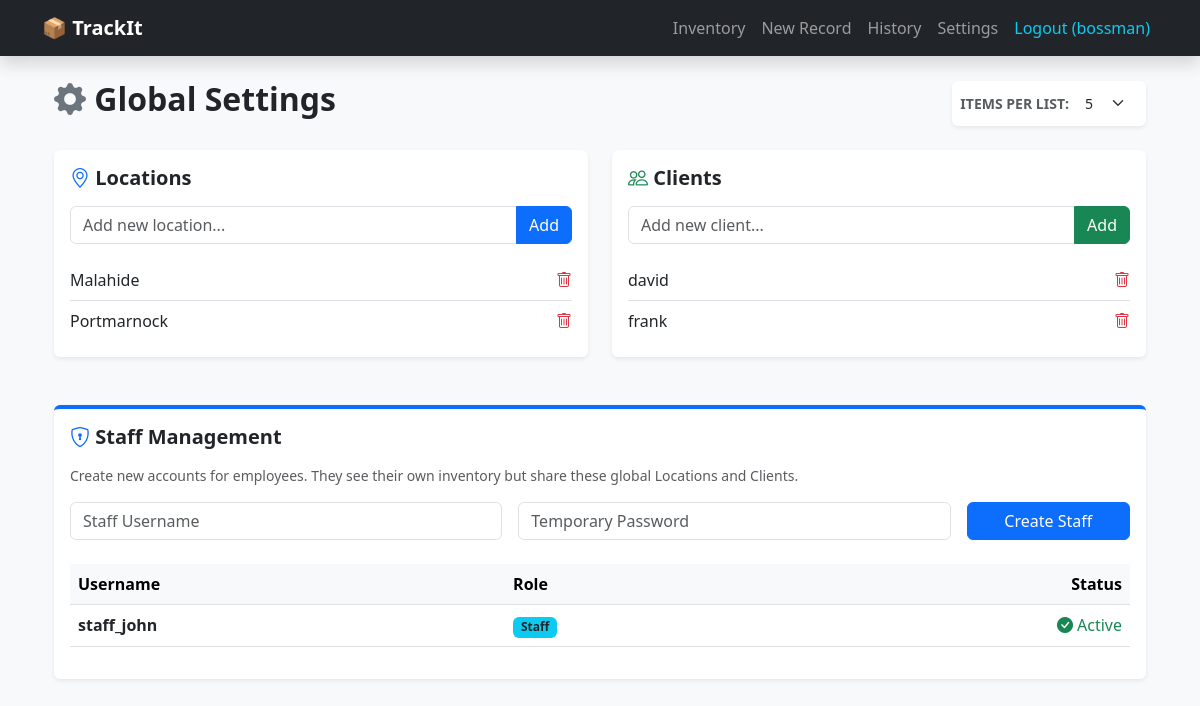
/settings (signed in), run on the app's committed database.
### models.py (models this page shows)
class User(db.Model):
    id = db.Column(db.Integer, primary_key=True)
    username = db.Column(db.String(80), unique=True, nullable=False)
    password = db.Column(db.String(120), nullable=False)
    role = db.Column(db.String(20), default='staff') # 'boss' or 'staff'

class Place(db.Model):
    id = db.Column(db.Integer, primary_key=True)
    name = db.Column(db.String(100), nullable=False)
    is_active = db.Column(db.Boolean, default=True)

class Client(db.Model):
    id = db.Column(db.Integer, primary_key=True)
    name = db.Column(db.String(100), nullable=False)
    is_active = db.Column(db.Boolean, default=True)

### app.py (the view, shortened to what this page needs)
@app.route('/settings', methods=['GET', 'POST'])
def settings():
    if 'user_id' not in session: return redirect(url_for('login'))
    user = User.query.get(session['user_id'])
    page_p = request.args.get('page_p', 1, type=int)
    page_c = request.args.get('page_c', 1, type=int)
    per_page = request.args.get('per_page', 5, type=int)
    p_pag = Place.query.filter_by(is_active=True).order_by(Place.name).paginate(page=page_p, per_page=per_page)
    c_pag = Client.query.filter_by(is_active=True).order_by(Client.name).paginate(page=page_c, per_page=per_page)
    staff = User.query.filter_by(role='staff').all() if user.role == 'boss' else []
    return render_template('settings.html',
                           places_pagination=p_pag,
                           clients_pagination=c_pag,
                           staff_members=staff,
                           user=user,
                           per_page=per_page)

### templates/settings.html (shortened to what this page needs)
{% extends "base.html" %}
{% block content %}
<div class="container mt-4 mb-5">
    <div class="d-flex justify-content-between align-items-center mb-4">
        <h2 class="fw-bold"><i class="bi bi-gear-fill text-secondary"></i> Global Settings</h2>
        <form method="GET" class="d-flex align-items-center bg-white p-2 rounded shadow-sm">
            <label class="me-2 small fw-bold text-muted text-uppercase">Items per list:</label>
            <select name="per_page" class="form-select form-select-sm w-auto border-0" onchange="this.form.submit()">
                <option value="5" {{ 'selected' if per_page == 5 }}>5</option>
            </select>
        </form>
    </div>
    <div class="row">
        <div class="col-md-6 mb-4">
            <div class="card shadow-sm border-0 h-100">
                <div class="card-body d-flex flex-column">
                    <h5 class="fw-bold mb-3"><i class="bi bi-geo-alt text-primary"></i> Locations</h5>
                    <form method="POST" class="mb-3">
                        <div class="input-group">
                            <input type="text" name="place_name" class="form-control" placeholder="Add new location..." required>
                            <button type="submit" name="add_place" class="btn btn-primary">Add</button>
                        </div>
                    </form>
                    <ul class="list-group list-group-flush mb-auto">
                        {% for p in places_pagination.items %}
                        <li class="list-group-item d-flex justify-content-between align-items-center px-0">
                            <span>{{ p.name }}</span>
                            <a href="{{ url_for('delete_entry', type='place', id=p.id) }}" class="text-danger" onclick="return confirm('Delete this location? History will be kept.')">
                                <i class="bi bi-trash"></i>
                            </a>
                        </li>
                        {% else %}
                        <li class="list-group-item text-center text-muted py-4">No locations added yet.</li>
                        {% endfor %}
                    </ul>
                </div>
            </div>
        </div>
        <div class="col-md-6 mb-4">
            <div class="card shadow-sm border-0 h-100">
                <div class="card-body d-flex flex-column">
                    <h5 class="fw-bold mb-3"><i class="bi bi-people text-success"></i> Clients</h5>
                    <form method="POST" class="mb-3">
                        <div class="input-group">
                            <input type="text" name="client_name" class="form-control" placeholder="Add new client..." required>
                            <button type="submit" name="add_client" class="btn btn-success text-white">Add</button>
                        </div>
                    </form>
                    <ul class="list-group list-group-flush mb-auto">
                        {% for c in clients_pagination.items %}
                        <li class="list-group-item d-flex justify-content-between align-items-center px-0">
                            <span>{{ c.name }}</span>
                            <a href="{{ url_for('delete_entry', type='client', id=c.id) }}" class="text-danger" onclick="return confirm('Delete this client? History will be kept.')">
                                <i class="bi bi-trash"></i>
                            </a>
                        </li>
                        {% else %}
                        <li class="list-group-item text-center text-muted py-4">No clients added yet.</li>
                        {% endfor %}
                    </ul>
                </div>
            </div>
        </div>
    </div>
    {% if user.role == 'boss' %}
    <div class="row mt-4">
        <div class="col-12">
            <div class="card shadow-sm border-0 border-top border-primary border-4">
                <div class="card-body">
                    <h5 class="fw-bold mb-3"><i class="bi bi-shield-lock text-primary"></i> Staff Management</h5>
                    <p class="text-muted small">Create new accounts for employees. They see their own inventory but share these global Locations and Clients.</p>
                    <form method="POST" class="row g-3 mb-4">
                        <div class="col-md-5">
                            <input type="text" name="new_username" class="form-control" placeholder="Staff Username" required>
                        </div>
                        <div class="col-md-5">
                            <input type="password" name="new_password" class="form-control" placeholder="Temporary Password" required>
                        </div>
                        <div class="col-md-2">
                            <button type="submit" name="create_account" class="btn btn-primary w-100">Create Staff</button>
                        </div>
                    </form>
                    <div class="table-responsive">
                        <table class="table table-hover align-middle">
                            <thead class="table-light">
                                <tr>
                                    <th>Username</th>
                                    <th>Role</th>
                                    <th class="text-end">Status</th>
                                </tr>
                            </thead>
                            <tbody>
                                {% for staff in staff_members %}
                                <tr>
                                    <td class="fw-bold">{{ staff.username }}</td>
                                    <td><span class="badge bg-info text-dark">{{ staff.role|capitalize }}</span></td>
                                    <td class="text-end text-success"><i class="bi bi-check-circle-fill me-1"></i>Active</td>
                                </tr>
                                {% endfor %}
                            </tbody>
                        </table>
                    </div>
                </div>
            </div>
        </div>
    </div>
    {% endif %}
</div>
{% endblock %}

### templates/base.html (shortened to what this page needs)
<!DOCTYPE html>
<html lang="en">
<head>
    <link href="https://cdn.jsdelivr.net/npm/bootstrap@5.3.0/dist/css/bootstrap.min.css" rel="stylesheet">
    <link rel="stylesheet" href="https://cdn.jsdelivr.net/npm/bootstrap-icons@1.11.0/font/bootstrap-icons.css">
</head>
<body class="bg-light">
    <nav class="navbar navbar-expand-lg navbar-dark bg-dark mb-4 shadow">
        <div class="container">
            <a class="navbar-brand fw-bold" href="/">📦 TrackIt</a>
            <div class="navbar-nav ms-auto">
                {% if session.get('user_id') %}
                <a class="nav-link" href="{{ url_for('inventory') }}">Inventory</a>
                <a class="nav-link" href="{{ url_for('record') }}">New Record</a>
                <a class="nav-link" href="{{ url_for('history') }}">History</a>
                <a class="nav-link" href="{{ url_for('settings') }}">Settings</a>
                <a class="nav-link text-info" href="{{ url_for('logout') }}">Logout ({{ session['username'] }})</a>
                {% endif %}
            </div>
        </div>
    </nav>
    <div class="container">
        {% block content %}{% endblock %}
    </div>
</body>
</html>

### data on the page
User: username "bossman"
Place: name "Malahide"
Place: name "Portmarnock"
Client: name "david"
Client: name "frank"
User: username "staff_john", role "Staff"
